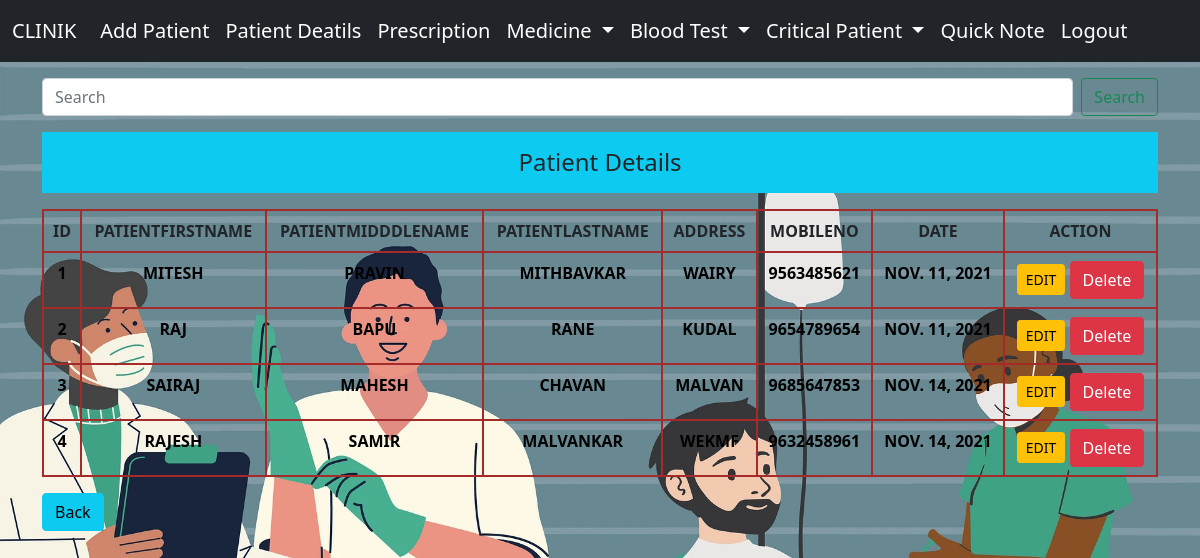
Screenshot of /clinik/patientdetails/ (signed in) with the database file from the repository.
### app/models.py (models this page shows, shortened)
class patient(models.Model):
    patient_firstname=models.CharField(max_length=70)
    patient_middlename=models.CharField(max_length=70 ,default='')
    patient_lastname=models.CharField(max_length=70,default='')
    patient_address=models.CharField(max_length=70)
    patient_mobileno=models.IntegerField()
    time = models.DateField(auto_now_add=True )

### app/views.py (the view)
# urls.py: path('patientdetails/',views.patientdetails,name='patientdetails'),
def patientdetails(request):
    if request.user.is_authenticated:
        pdata=patient.objects.all()
        return render(request,'app/patient/patientdetails.html',{'dt':pdata})
    else:
        return HttpResponseRedirect('/login')

### app/templates/app/patient/patientdetails.html (shortened to what this page needs)
    {% extends 'app/basic.html' %}
    {% load static %}
    {% block content%}
    <div class=" container col-sm-12 my-3 ">
        <form class="d-flex" method="POST" action="{% url 'searchp' %}">
            <input class="form-control me-2" type="search" placeholder="Search" name="searchp" aria-label="Search">
            <button class="btn btn-outline-success" type="submit">Search</button>
        </form>
    </div>
    <div class="container">
        <div class="col-sm-12 ">
            <div class="container-fliuid">
                <h4 class="text-center bg-info my-3 py-3">Patient Details</h4>
            </div>
            {% if dt %}
            <table class="table table-hover">
                <thead>
                    <tr>
                        <th scope="col">ID</th>
                        <th scope="col">PatientFirstName</th>
                        <th scope="col">PatientMidddleName</th>
                        <th scope="col">PatientLastName</th>
                        <th scope="col">Address</th>
                        <th scope="col">MobileNO</th>
                        <th scope="col">Date</th>
                        <th scope="col">Action</th>
                    </tr>
                </thead>
                <tbody>
                    <tr>
                        {% for value in dt %}
                        <td class="td" scope="row">{{forloop.counter}}</td>
                        <td class="td" scope="row">{{value.patient_firstname}}</td>
                        <td class="td" scope="row">{{value.patient_middlename}}</td>
                        <td class="td" scope="row">{{value.patient_lastname}}</td>
                        <td class="td">{{value.patient_address}}</td>
                        <td class="td">{{value.patient_mobileno}}</td>
                        <td class="td">{{value.time}}</td>
                        <td class="td">
                            <a href="{% url 'update' value.id %}" class="btn btn-warning btn-sm ">EDIT</a>
                            <form action="{% url 'pdelete' value.id %}" method="POST" class="d-inline">
                                <input type="submit" value="Delete" class="btn btn-danger">
                            </form>
                        </td>
                    </tr>
                    {% endfor %}
                </tbody>
            </table>
            {% else %}
            <h4 class="text-center alert alert-warning">No Record Found</h4>
            {% endif %}
        </div>
    </div>
    <div class="container">
        <a href="/clinik/patientadd"><button type="submit" class="btn btn-info">Back</button></a>
    </div><br>
    {% endblock content%}

### app/templates/app/patient/patientdetails.html (style rules this page uses)
table, td, th, tr { border: 2px solid brown; text-align: center; text-transform: uppercase; }
.td { text-transform: uppercase; color: black; font-weight: 600; }
.table { border: 2px solid brown; }

### app/templates/app/basic.html (style rules this page uses)
.body { background-image: url('/static/app/img/hospital.png'); background-repeat: no-repeat; background-size: cover; opacity: 1; }

### rows the page displays
patient: patient_firstname "MITESH", patient_middlename "PRAVIN", patient_lastname "MITHBAVKAR", patient_address "WAIRY", patient_mobileno "9563485621", time "NOV. 11, 2021"
patient: patient_firstname "RAJ", patient_middlename "BAPU", patient_lastname "RANE", patient_address "KUDAL", patient_mobileno "9654789654", time "NOV. 11, 2021"
patient: patient_firstname "SAIRAJ", patient_middlename "MAHESH", patient_lastname "CHAVAN", patient_address "MALVAN", patient_mobileno "9685647853", time "NOV. 14, 2021"
patient: patient_firstname "RAJESH", patient_middlename "SAMIR", patient_lastname "MALVANKAR", patient_address "WEKMF", patient_mobileno "9632458961", time "NOV. 14, 2021"
